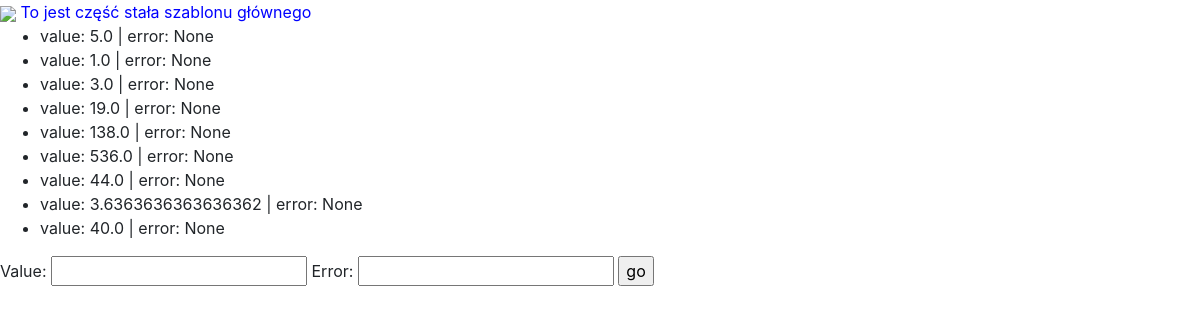
/maths/results/, run on the app's committed database.
### maths/models.py (models this page shows)
class Result(models.Model):
   value = models.FloatField(blank=True, null=True, unique=True)
   error = models.CharField(
      max_length=255,
      null=True,
      blank=True,
      unique=True
   )
   class Meta:
         constraints = [
            models.CheckConstraint(
               name="%(app_label)s_%(class)s_value_error_together",
               check=(
                  models.Q(
                     value__isnull=False,
                     error__isnull=True,
                  )
                  | models.Q(
                     value__isnull=True,
                     error__isnull=False,
                  )
               ),
            )
        ]
   def __str__(self):
        return f"value: {self.value} | error: {self.error}"

### maths/views.py (the view, shortened to what this page needs)
# urls.py: path('results/', results_list, name="results"),
def results_list(request):
    form = ResultForm()
    results = Result.objects.all()
    return render(
        request=request,
        template_name="maths/results.html",
        context={
            "results": results,
            "form": form
        }
    )

### maths/forms.py (shortened to what this page needs)
class ResultForm(forms.ModelForm):
    class Meta:
        model = Result
        fields = ["value", "error"]

### maths/templates/maths/results.html (shortened to what this page needs)
{% extends "maths/main.html" %}
{% block content %}
   <ul>
       {% for r in results %}
           <li>{{ r }}</li>
       {% endfor %}
   </ul>
   <form method="post">
    {{ form.as_table }}
    <input type="submit" value="go">
 </form>
{% endblock %}

### data on the page
Result: value+error "value: 5.0 | error: None"
Result: value+error "value: 1.0 | error: None"
Result: value+error "value: 3.0 | error: None"
Result: value+error "value: 19.0 | error: None"
Result: value+error "value: 138.0 | error: None"
Result: value+error "value: 536.0 | error: None"
Result: value+error "value: 44.0 | error: None"
Result: value+error "value: 3.6363636363636362 | error: None"
Result: value+error "value: 40.0 | error: None"
